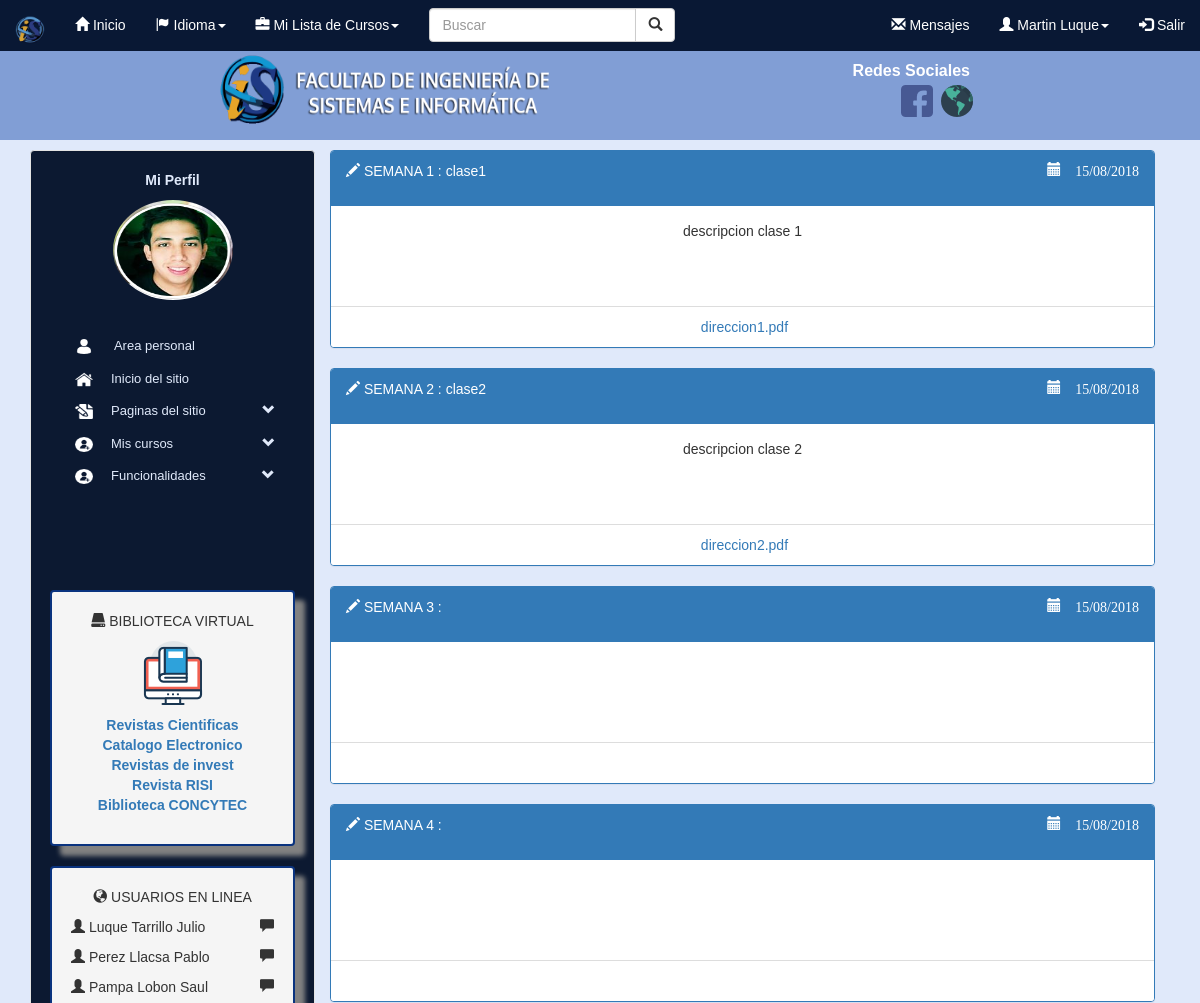
Before: /paginas/curso.php?id=1 (signed in, upper part) with the older database file.
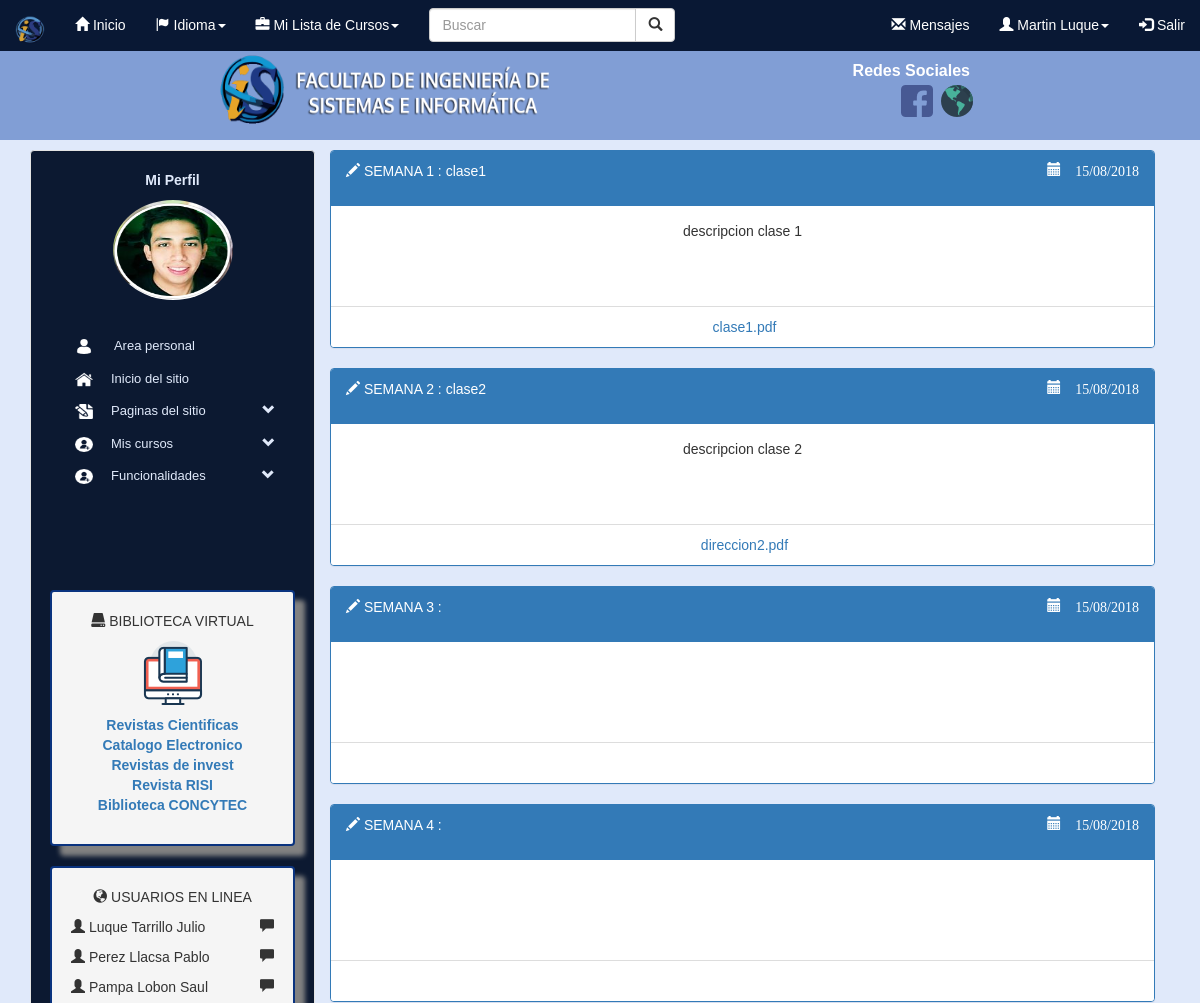
After: the same page with the newer database file.
### tables this page shows
CREATE TABLE IF NOT EXISTS `clase` (
  `idClase` int(11) NOT NULL AUTO_INCREMENT,
  `idCurso` int(11) DEFAULT NULL,
  `semana` int(11) DEFAULT NULL,
  `nombre` varchar(50) DEFAULT NULL,
  `descripcion` varchar(200) DEFAULT NULL,
  `fecha_subida` date DEFAULT NULL,
  `archivo` varchar(100) DEFAULT NULL,
  PRIMARY KEY (`idClase`),
  KEY `FK_clase_curso` (`idCurso`),
  CONSTRAINT `FK_clase_curso` FOREIGN KEY (`idCurso`) REFERENCES `curso` (`idCurso`)
);

### paginas/curso.php (called while the page is built, shortened)
<?php session_start();
	require '../admin/config.php';
	require '../php/funciones.php';
	$conexion = conexion($bd_config);
	$id_curso = id_curso($_GET['id']);
	$clases = obtener_clases_por_id($conexion, $id_curso);
	require "../views/curso.view.php";
 ?>

### php/funciones.php (called while the page is built, shortened)
<?php
function limpiarDatos($datos){
	$datos = trim($datos);
	$datos = stripslashes($datos);
	$datos = htmlspecialchars($datos);
	return $datos;
}
function id_curso($id){
	return (int)limpiarDatos($id);
}
function obtener_clases_por_id($conexion, $idCurso){
	$resultado = $conexion->query("SELECT * FROM clase WHERE clase.idCurso = $idCurso");
	$resultado->execute();
	return $resultado->fetchAll();
}
?>

### views/curso.view.php (the view, shortened to what this page needs)
<?php require "../views/header.view.php"; ?>
<div class="container text-center" style="margin-top:10px;">
    <div class=="row">
        <?php require "../views/menuNav.view.php"; ?>
        <div class="col-sm-9">
            <div class="row">
                <div class="col-sm-12" >
                    <?php for ($i = 0 ; $i <17 ; $i++): ?>
                    <div class="panel panel-primary">
                        <div class="panel-heading text-left">
                            <p><span class="glyphicon glyphicon-pencil"></span> SEMANA <?php echo $i+1; ?> : <?php echo isset($clases[$i]['nombre']) ? $clases[$i]['nombre'] : ""; ?> <span class="glyphicon glyphicon-calendar" style="float:right"> 15/08/2018</span></p>
                        </div>
                        <div class="panel-body">
                            <p>
                                <?php echo isset($clases[$i]['descripcion']) ? $clases[$i]['descripcion'] : ""; ?>
                            </p>
                        </div>
                        <ul class="list-group">
                            <li class="list-group-item"><a href="<?php echo RUTA ?>clases/<?php echo $clases[$i]['archivo'] ?>"><img src="" alt=""> <?php echo isset($clases[$i]['archivo']) ? $clases[$i]['archivo'] : ""; ?></a></li>
                        </ul>
                    </div>
                    <?php endfor ?>
                </div>
            </div>
        </div>
    </div>
</div>
</body>
</html>

### views/header.view.php (shortened to what this page needs)
<!DOCTYPE html>
<html lang="es">
<head>
    <link rel="stylesheet" type="text/css" href="<?php echo RUTA; ?>diseño/aula.css">
    <link rel="stylesheet" href="https://maxcdn.bootstrapcdn.com/bootstrap/3.3.7/css/bootstrap.min.css">
</head>
<body style="background: #E0E9FA">
<nav class="navbar navbar-fixed-top">
    <div class="container-fluid">
        <div class="navbar-header">
            <a class="navbar-brand" href="<?php echo RUTA; ?>"><img src="<?php echo RUTA; ?>imagenes/logo-fisi-principal.png" class="img-circle" height="30" width="30" alt=""></a>
        </div>
        <div class="collapse navbar-collapse" id="myNavbar">
            <ul class="nav navbar-nav">
                <li class="active"><a href="<?php echo RUTA; ?>"><span class="glyphicon glyphicon-home"></span> Inicio</a></li>
                <li class="dropdown">
                    <a class="dropdown-toggle" data-toggle="dropdown" href="#"><span class="glyphicon glyphicon-flag"></span> Idioma<span class="caret"></span></a>
                </li>
                <li class="dropdown">
                    <a class="dropdown-toggle" data-toggle="dropdown" href="#"><span class="glyphicon glyphicon-briefcase"></span> Mi Lista de Cursos<span class="caret"></span></a>
                </li>
                <form class="navbar-form navbar-left" action="/action_page.php">
                    <div class="input-group">
                        <input type="text" class="form-control" placeholder="Buscar" name="search">
                        <div class="input-group-btn">
                            <button class="btn btn-default" type="submit">
                                <i class="glyphicon glyphicon-search"></i>
                            </button>
                        </div>
                    </div>
                </form>
            </ul>
            <ul class="nav navbar-nav navbar-right">
                <li><a href="#"><span class="glyphicon glyphicon-envelope"></span> Mensajes</a></li>
                <li class="dropdown">
                    <a class="dropdown-toggle" data-toggle="dropdown" href="#"><span class="glyphicon glyphicon-user"></span> <?php echo $_SESSION['nombre'] . " " . $_SESSION['apellidos']; ?><span class="caret"></span></a>
                </li>
                <li><a href="<?php echo RUTA; ?>php/cerrar.php"><span class="glyphicon glyphicon-log-in"></span> Salir</a></li>
            </ul>
        </div>
    </div>
</nav>
<div class="banner">
    <ul>
        <li class="redes-sociales">Redes Sociales</li>
        <img src="<?php echo RUTA; ?>imagenes/internet.png"  style="float: right; margin-top: 35px; margin-right: -120px" alt="">
        <img src="<?php echo RUTA; ?>imagenes/facebook1.png"  style="float: right; margin-top: 35px;margin-right: -80px" alt="">
        <li><a href="<?php echo RUTA; ?>paginas/inicioSitio.php"><img src="<?php echo RUTA; ?>imagenes/logo-fisi.png" alt="logo-fisi" class="logo-fisi"></a></li>
    </ul>
</div>

### views/menuNav.view.php (shortened to what this page needs)
<div class="col-sm-3 well" id="navegacion">
            <div id="perfil">
                <p><a href="#">Mi Perfil</a></p>
                <img src="<?php echo RUTA; ?>/imagenes/<?php echo $_SESSION['foto']; ?>" class="img-circle" height="100" width="120" alt="Avatar">
            </div>
            <div class="menu text-left">
                <div class="scrollable">
                    <ul class="nav-lateral ">
                        <li ><a href="<?php echo RUTA; ?>index.php" ><img src="<?php echo RUTA; ?>imagenes/icon-informacion.png" class="b"> Area personal</a></li>
                        <li ><a href="<?php echo RUTA; ?>paginas/inicioSitio.php" ><img src="<?php echo RUTA; ?>imagenes/icon-inicio.png" class="b">Inicio del sitio</a></li>
                        <li class="submenu"><a href="#"><img src="<?php echo RUTA; ?>imagenes/icon-catalogo.png" class="b">Paginas del sitio <span class="glyphicon glyphicon-chevron-down" id="c"></span></a>
                        </li>
                        <li class="submenu"><a href="#"><img src="<?php echo RUTA; ?>imagenes/icon-nuevo.png" class="b">Mis cursos<span class="glyphicon glyphicon-chevron-down" id="d"></span></a>
                        </li>
                        <li class="submenu"><a href="#"><img src="<?php echo RUTA; ?>imagenes/icon-nuevo.png" class="b">Funcionalidades<span class="glyphicon glyphicon-chevron-down" id="e"></span></a>
                        </li>
                    </ul>
                </div>
            </div>
            <div class="well" style="border: 2px solid #0A337F; -webkit-box-shadow: 10px 10px 5px 0px rgba(130,130,130,1);
                -moz-box-shadow: 10px 10px 5px 0px rgba(130,130,130,1);
                box-shadow: 10px 10px 5px 0px rgba(130,130,130,1);">
                <p><span class="glyphicon glyphicon-hdd"></span> BIBLIOTECA VIRTUAL</p>
                <p><img src="<?php echo RUTA; ?>imagenes/biblio-virtual.png" alt=""></p>
                <ul class="biblioteca">
                    <li><a href="#"><strong>Revistas Cientificas</strong></a></li>
                    <li><a href="#"><strong>Catalogo Electronico</strong></a></li>
                    <li><a href="#"><strong>Revistas de invest</strong></a></li>
                    <li><a href="#"><strong>Revista RISI</strong></a></li>
                    <li><a href="#"><strong>Biblioteca CONCYTEC</strong></a></li>
                </ul>
            </div>
            <div class="well" style="border: 2px solid #0A337F; -webkit-box-shadow: 10px 10px 5px 0px rgba(130,130,130,1);
                -moz-box-shadow: 10px 10px 5px 0px rgba(130,130,130,1);
                box-shadow: 10px 10px 5px 0px rgba(130,130,130,1);">
                <p><span class="glyphicon glyphicon-globe " ></span> USUARIOS EN LINEA</p>
                <div class="text-left">
                    <p><span class="glyphicon glyphicon-user"></span> Luque Tarrillo Julio  <span class="glyphicon glyphicon-comment" style="float: right"></span></p>
                    <p><span class="glyphicon glyphicon-user"></span> Perez Llacsa Pablo  <span class="glyphicon glyphicon-comment" style="float: right"></span></p>
                    <p><span class="glyphicon glyphicon-user"></span> Pampa Lobon Saul<span class="glyphicon glyphicon-comment" style="float: right"></span></p>
                </div>
            </div>
        </div>

### diseño/aula.css (style rules this page uses)
* { padding: 0px; margin: 0px; box-sizing: border-box; font-family: sans-serif; }
.navbar { background: #091834; }
nav a { color: white; }
.menu { margin-top: 30px; }
ul.nav-lateral { height: 250px; width: 251px; margin-top: 10px; top: 0; left: 0; background-color: #0C1931; overflow: auto; font-size: 13px; list-style-type: none; }
img.b { width: 18px; height: 15px; margin: 0px 18px 0px 10px; vertical-align: center; }
span#c { margin-left: 53px; }
span#d { margin-left: 89px; }
span#e { margin-left: 56px; }
ul.nav-lateral li a { display: block; color: #E0E9FA; padding: 7px 15px; text-decoration: none; }
ul.nav-lateral a span { margin-left: 10px; }
#perfil { background-color: #0C1931; text-decoration: none; }
#perfil p a { color: #E0E9FA; }
#perfil a { text-decoration: none; font-weight: bold; color: white; }
#navegacion { background: #0C1931; }
ul.biblioteca { list-style-type: none; }
.logo-fisi { height: 80px; width: 350px; margin-left: 215px; }
.banner { display: inline-block; margin-top: 50px; width: 100%; height: 90px; background-color: #819ED5; }
li.redes-sociales { float: right; list-style-type: none; text-align: center; margin-top: 10px; margin-right: 230px; color: white; font-weight: bold; font-size: 16px; }
.panel-heading { height: 55px; }
.panel-body { height: 100px; }

Changed rows visible on the page:
changed clase "clase1": archivo "direccion1.pdf" → "clase1.pdf"
